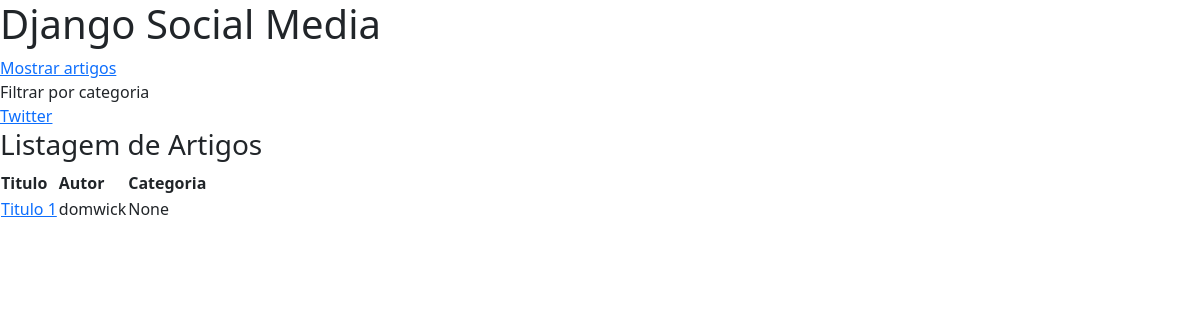
The app's page /posts/, older data.
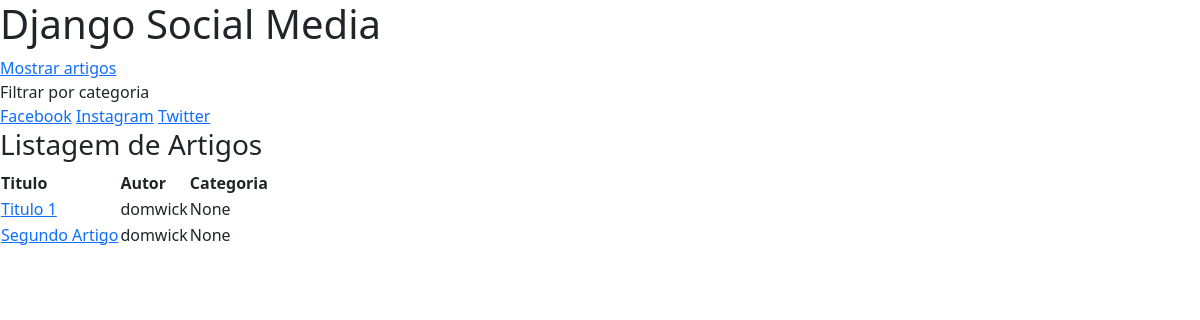
The same page, newer data.
### my_app/models.py (models this page shows, shortened)
class Category(models.Model):
  name = models.CharField(max_length=10, verbose_name='Categoria')
  description = models.TextField(null=True, blank=True)
  class Meta:
    verbose_name = 'Categoria'

class Post(models.Model):
  title = models.CharField(max_length=15, verbose_name='Título')
  subtitle = models.CharField(max_length=30, null=True, blank=True, verbose_name='Subtítulo')
  content = models.TextField(verbose_name='Conteúdo')
  user = models.ForeignKey(User, on_delete=models.SET_NULL, null=True, verbose_name='Autor')
  categories = models.ManyToManyField(Category)
  class Meta:
    verbose_name = 'Artigo'

### my_app/views.py (the view)
# urls.py: path('posts/', views.posts_list, name='posts_list')
def posts_list(request):
  if 'category_id' in request.GET:
    posts = Post.objects.filter(categories=request.GET['category_id'])
  else:
    posts = Post.objects.all()
  categories = Category.objects.all()
  return render(request, 'posts_list.html',
                {'posts': posts, 'categories': categories})

### templates/posts_list.html (shortened to what this page needs)
{%extends 'layout.html'%}
{%block content%}
<h3>Listagem de Artigos</h3>
<table>
  <tr>
    <th>Titulo</th>
    <th>Autor</th>
    <th>Categoria</th>
  </tr>
  {%for post in posts%}
  <tr>
    <td>
      <a href="{% url 'post_id' post.id%}">
        {{post.title}}
    </td>
    <td>{{post.user}}</td>
    <td>{{post.categories.name}}</td>
  </tr>
  {%endfor%}
</table>
{%endblock%}

### templates/layout.html (shortened to what this page needs)
<!DOCTYPE html>
<html lang="en">
<head>
  <link href="https://cdn.jsdelivr.net/npm/bootstrap@5.3.2/dist/css/bootstrap.min.css" rel="stylesheet"
>
</head>
<body>
  <h1>Django Social Media</h1>
  <nav>
    <a href="{% url 'posts_list'%}">Mostrar artigos</a>
  </nav>
  Filtrar por categoria
  <nav>
    {%for category in categories%}
    <a href="{% url 'posts_list'%}?category_id={{category.id}}">{{category.name}}</a>
    {%endfor%}
  </nav>
  {%block content%}
  {%endblock%}
</body>
</html>

Row changes from the older to the newer data that the page shows:
added Category: name "Facebook"
added Category: name "Instagram"
added Post: title "Segundo Artigo", user "domwick", categories.name "None"
